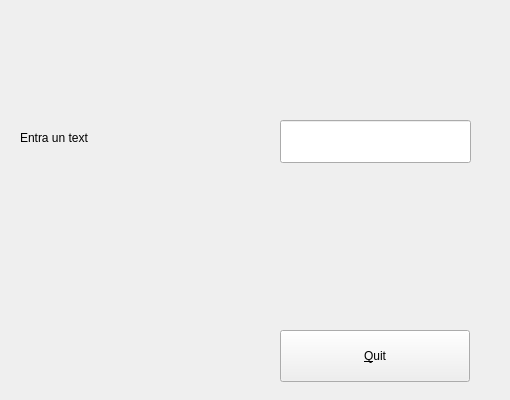
<?xml version="1.0" encoding="UTF-8"?>
<ui version="4.0">
 <class>MyForm</class>
 <widget class="QWidget" name="MyForm">
  <property name="geometry">
   <rect>
    <x>0</x>
    <y>0</y>
    <width>510</width>
    <height>400</height>
   </rect>
  </property>
  <property name="windowTitle">
   <string>Form</string>
  </property>
  <widget class="QPushButton" name="pushButton">
   <property name="geometry">
    <rect>
     <x>280</x>
     <y>330</y>
     <width>190</width>
     <height>52</height>
    </rect>
   </property>
   <property name="text">
    <string>&amp;Quit</string>
   </property>
  </widget>
  <widget class="QLabel" name="label">
   <property name="geometry">
    <rect>
     <x>20</x>
     <y>30</y>
     <width>148</width>
     <height>35</height>
    </rect>
   </property>
   <property name="text">
    <string/>
   </property>
  </widget>
  <widget class="QLabel" name="label_2">
   <property name="geometry">
    <rect>
     <x>20</x>
     <y>120</y>
     <width>211</width>
     <height>35</height>
    </rect>
   </property>
   <property name="text">
    <string>Entra un text</string>
   </property>
  </widget>
  <widget class="MyLineEdit" name="lineEdit">
   <property name="geometry">
    <rect>
     <x>280</x>
     <y>120</y>
     <width>191</width>
     <height>43</height>
    </rect>
   </property>
  </widget>
 </widget>
 <customwidgets>
  <customwidget>
   <class>MyLineEdit</class>
   <extends>QLineEdit</extends>
   <header>MyLineEdit.h</header>
   <slots>
    <signal>enviaText(QString)</signal>
    <slot>tractaReturn()</slot>
   </slots>
  </customwidget>
 </customwidgets>
 <resources/>
 <connections>
  <connection>
   <sender>pushButton</sender>
   <signal>clicked()</signal>
   <receiver>MyForm</receiver>
   <slot>close()</slot>
   <hints>
    <hint type="sourcelabel">
     <x>335</x>
     <y>355</y>
    </hint>
    <hint type="destinationlabel">
     <x>190</x>
     <y>369</y>
    </hint>
   </hints>
  </connection>
  <connection>
   <sender>lineEdit</sender>
   <signal>returnPressed()</signal>
   <receiver>lineEdit</receiver>
   <slot>tractaReturn()</slot>
   <hints>
    <hint type="sourcelabel">
     <x>382</x>
     <y>129</y>
    </hint>
    <hint type="destinationlabel">
     <x>427</x>
     <y>137</y>
    </hint>
   </hints>
  </connection>
  <connection>
   <sender>lineEdit</sender>
   <signal>enviaText(QString)</signal>
   <receiver>label</receiver>
   <slot>setText(QString)</slot>
   <hints>
    <hint type="sourcelabel">
     <x>313</x>
     <y>142</y>
    </hint>
    <hint type="destinationlabel">
     <x>102</x>
     <y>45</y>
    </hint>
   </hints>
  </connection>
 </connections>
</ui>
